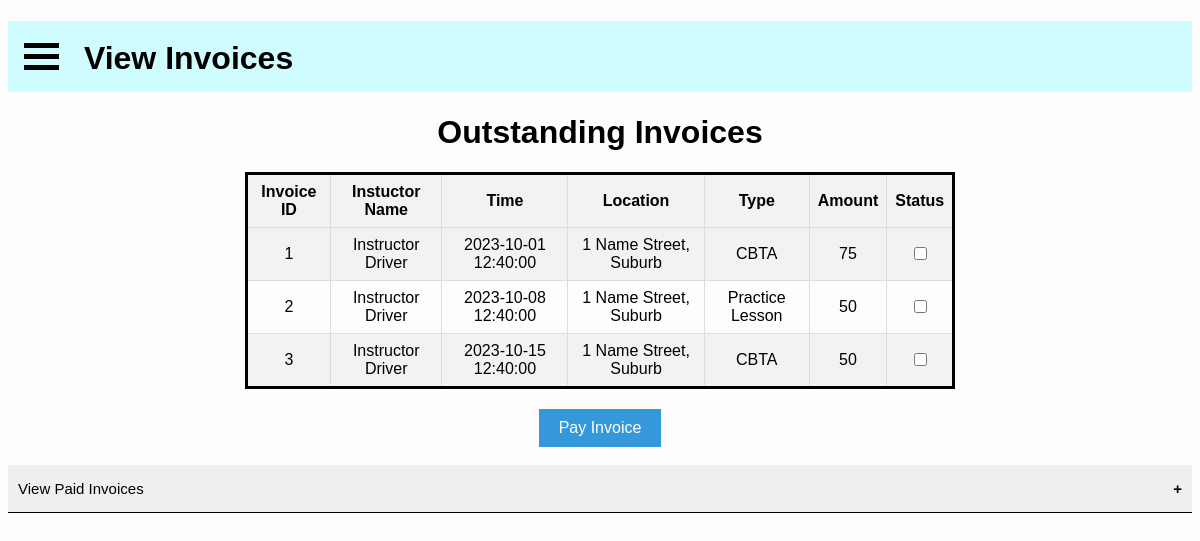
Screenshot of /learners/view-invoices.php (signed in) with the database file from the repository.
### tables this page shows
CREATE TABLE InvoiceDetails (
    id int NOT NULL AUTO_INCREMENT PRIMARY KEY,
    learnerID int,
    instructorID int,
    status int DEFAULT 0,
    time DATETIME NOT NULL,
    location VARCHAR(255) NOT NULL,
    lessonType VARCHAR(25) NOT NULL,
    amount int DEFAULT 80
) AUTO_INCREMENT = 1;

CREATE TABLE Users (
    id int NOT NULL AUTO_INCREMENT PRIMARY KEY,
    email varchar(100) UNIQUE,
    password varchar(100),
    phoneNumber varchar(10),
    firstName varchar(100),
    lastName varchar(100),
    dob date,
    learner boolean DEFAULT 0,
    instructor boolean DEFAULT 0,
    supervisor boolean DEFAULT 0,
    government boolean DEFAULT 0,
    licenceNo varchar(6),
    hasTempPassword boolean DEFAULT 0
) AUTO_INCREMENT = 1;

### learners/view-invoices.php (the view, shortened to what this page needs)
<?php
require_once "../inc/db-session-include.php";
?>
<!DOCTYPE html>
<html lang="en">
<head>
    <link rel="stylesheet" href="../style/home-page.css" />
    <link rel="stylesheet" href="../style/menu-style.css" />
    <link rel="stylesheet" href="../style/collapsible.css" />
</head>
<body>
    <?php
    require_once "learner-menu.php";
    $id = $_SESSION["userID"];
    ?>
    <div class="outstanding-invoives">
        <form action="pay-invoice.php" method="POST">
            <h1 style="text-align: center">Outstanding Invoices</h1>
            <table>
                <tr>
                    <th>Invoice ID</th>
                    <th>Instuctor Name</th>
                    <th>Time</th>
                    <th>Location</th>
                    <th>Type</th>
                    <th>Amount</th>
                    <th>Status</th>
                </tr>
                <?php
                $sql = "SELECT Users.firstName,
                        Users.lastName,
                        InvoiceDetails.time,
                        InvoiceDetails.location,
                        InvoiceDetails.lessonType,
                        InvoiceDetails.amount,
                        InvoiceDetails.status,
                        InvoiceDetails.id,
                        InvoiceDetails.learnerID
                    FROM InvoiceDetails
                    JOIN Users ON InvoiceDetails.instructorID = Users.id
                    WHERE InvoiceDetails.learnerID = '$id'
                    AND InvoiceDetails.status = 0;";
                if ($result = mysqli_query($conn, $sql)) {
                    if (mysqli_num_rows($result) > 0) {
                        while ($row = mysqli_fetch_assoc($result)) {
                            echo
                            "<tr>
                                <td>{$row['id']}</td>
                                <td>{$row['firstName']} {$row['lastName']}</td>
                                <td>{$row['time']}</td>
                                <td>{$row['location']}</td>
                                <td>{$row['lessonType']}</td>
                                <td>{$row['amount']}</td>
                                <td><input type='checkbox' name='{$row['id']}'></td>
                            </tr>";
                        }
                    } else {
                        echo "<tr><td colspan='7'>No invoices found.</td></tr>";
                    }
                }
                ?>
            </table>
            <div class="button-container">
                <input type="submit" class="add-lesson-button" value="Pay Invoice">
            </div>
        </form>
    </div>
    <br>
    <button class="collapsible">View Paid Invoices</button>
</body>
</html>

### style/home-page.css (style rules this page uses)
body { flex-direction: column; height: 100vh; }
table { border: 3px solid #000000; border-collapse: collapse; width: 100%; }
td, th { border: 1px solid #dddddd; text-align: left; padding: 8px; }
tr:nth-child(even) { background-color: #f2f2f2; }
th { background-color: #dddddd; }
.add-lesson-button { background-color: #3498db; color: #ffffff; border: none; padding: 10px 20px; font-size: 16px; cursor: pointer; }
table { width: 60%; margin: 0 auto; border-collapse: collapse; }
th, td { padding: 8px; border: 1px solid #ddd; text-align: center; }
th { background-color: #f2f2f2; }
.button-container { text-align: center; margin-top: 20px; }

### style/menu-style.css (style rules this page uses)
html { background-color: #fdfdfd; }
body { font-family: Helvetica, Arial, sans-serif; }

### style/collapsible.css (style rules this page uses)
.collapsible { cursor: pointer; padding: 15px 10px; width: 100%; border: none; border-bottom: 1px solid black; text-align: left; outline: none; font-size: 15px; }
.collapsible:after { content: "\002B"; color: black; font-weight: bold; float: right; margin-left: 5px; }

### rows the page displays
invoicedetails: id "1", users.firstName "Instructor", users.lastName "Driver", time "2023-10-01 12:40:00", location "1 Name Street, Suburb", lessonType "CBTA", amount "75"
invoicedetails: id "2", users.firstName "Instructor", users.lastName "Driver", time "2023-10-08 12:40:00", location "1 Name Street, Suburb", lessonType "Practice Lesson", amount "50"
invoicedetails: id "3", users.firstName "Instructor", users.lastName "Driver", time "2023-10-15 12:40:00", location "1 Name Street, Suburb", lessonType "CBTA", amount "50"
